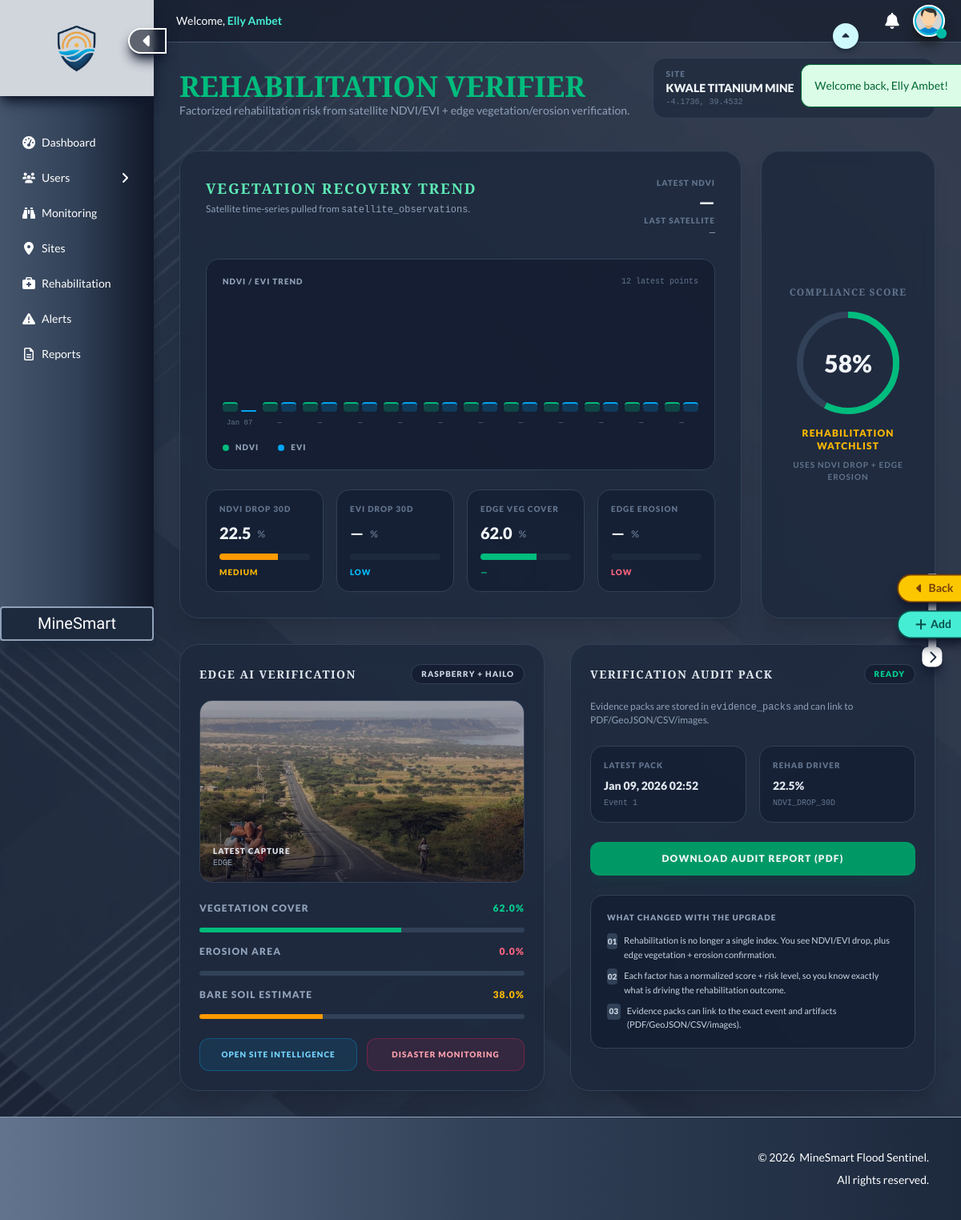
The page /rehabilitation (signed in) on the database its author committed.
### tables this page shows
CREATE TABLE sites (
  id INT AUTO_INCREMENT PRIMARY KEY,
  name VARCHAR(255) NOT NULL UNIQUE,
  site_code VARCHAR(50) NOT NULL UNIQUE,
  site_type ENUM('open_pit','underground','quarry','rehabilitation','processing') NOT NULL,
  country VARCHAR(100) NOT NULL DEFAULT 'Kenya',
  county VARCHAR(100) NOT NULL,
  coords JSON NOT NULL,
  elevation_m INT DEFAULT NULL,
  area_hectares DECIMAL(8,2) DEFAULT NULL,
  operational_status ENUM('active','inactive','rehabilitation','closed') NOT NULL DEFAULT 'active',
  risk_profile JSON DEFAULT NULL,
  image_link VARCHAR(255) DEFAULT NULL,
  user_id INT NOT NULL DEFAULT 1,
  created_at TIMESTAMP NOT NULL DEFAULT CURRENT_TIMESTAMP,
  updated_at TIMESTAMP NOT NULL DEFAULT CURRENT_TIMESTAMP ON UPDATE CURRENT_TIMESTAMP,
  INDEX(site_type),
  INDEX(county),
  INDEX(operational_status)
);

CREATE TABLE risk_event_factors (
  id BIGINT AUTO_INCREMENT PRIMARY KEY,
  event_id BIGINT NOT NULL,
  risk_type_id INT NOT NULL,
  layer ENUM('satellite','edge','fusion') NOT NULL,
  raw_value DECIMAL(14,6) DEFAULT NULL,
  normalized_score DECIMAL(6,2) NOT NULL DEFAULT 0.00,
  risk_level ENUM('low','medium','high') NOT NULL DEFAULT 'low',
  threshold_low DECIMAL(14,6) DEFAULT NULL,
  threshold_medium DECIMAL(14,6) DEFAULT NULL,
  threshold_high DECIMAL(14,6) DEFAULT NULL,
  evidence_url VARCHAR(512) DEFAULT NULL,
  note VARCHAR(255) DEFAULT NULL,
  created_at TIMESTAMP DEFAULT CURRENT_TIMESTAMP,
  FOREIGN KEY (event_id) REFERENCES risk_events(id) ON DELETE CASCADE,
  FOREIGN KEY (risk_type_id) REFERENCES risk_types(id) ON DELETE RESTRICT,
  INDEX idx_ref_event (event_id),
  INDEX idx_ref_event_layer (event_id, layer)
);

CREATE TABLE risk_types (
  id INT AUTO_INCREMENT PRIMARY KEY,
  code VARCHAR(64) NOT NULL UNIQUE,
  name VARCHAR(128) NOT NULL,
  layer ENUM('satellite','edge','fusion') NOT NULL,
  unit VARCHAR(32) DEFAULT NULL,
  description TEXT DEFAULT NULL,
  severity_weight DECIMAL(6,3) NOT NULL DEFAULT 1.000,
  created_at TIMESTAMP DEFAULT CURRENT_TIMESTAMP
);

CREATE TABLE evidence_packs (
  id BIGINT AUTO_INCREMENT PRIMARY KEY,
  site_id INT NOT NULL,
  event_id BIGINT DEFAULT NULL,
  status ENUM('queued','building','ready','failed') NOT NULL DEFAULT 'queued',
  pdf_url VARCHAR(512) DEFAULT NULL,
  geojson_url VARCHAR(512) DEFAULT NULL,
  csv_url VARCHAR(512) DEFAULT NULL,
  images_zip_url VARCHAR(512) DEFAULT NULL,
  created_at TIMESTAMP DEFAULT CURRENT_TIMESTAMP,
  FOREIGN KEY (site_id) REFERENCES sites(id) ON DELETE CASCADE,
  FOREIGN KEY (event_id) REFERENCES risk_events(id) ON DELETE SET NULL,
  INDEX idx_evidence_site_time (site_id, created_at)
);

### app/views/rehabilitation/index.php (the view, shortened to what the rows shown need)
<?php
  require __DIR__ . '/../../helpers/online_connector.php';
  require __DIR__ . '/../../helpers/risk_processor.php';
  $site_id = (int)($_GET['id'] ?? 1);
  $site_stmt = $pdo->prepare("SELECT * FROM sites WHERE id = ? LIMIT 1");
  $site_stmt->execute([$site_id]);
  $site = $site_stmt->fetch(PDO::FETCH_ASSOC);
  $packet = ms_get_site_risk_packet($site_id, $pdo);
  $factors = $packet['factors'] ?? [];
  $latest_sat = $packet['latest_satellite'] ?? [];
  $latest_edge = $packet['latest_edge'] ?? [];
  $coords = json_decode($site['coords'] ?? '', true);
  $lat = 0.0;
  $lng = 0.0;
  if(is_array($coords)) {
    if(isset($coords['lat']) && isset($coords['lng'])) {
      $lat = (float)$coords['lat'];
      $lng = (float)$coords['lng'];
    } elseif(isset($coords[0]) && isset($coords[1])) {
      $lng = (float)$coords[0];
      $lat = (float)$coords[1];
    }
  }
  function ms_factor_code($f) {
    if(isset($f['code'])) return (string)$f['code'];
    return '';
  }
  function ms_factor_value($f) {
    if(isset($f['raw_value'])) return $f['raw_value'];
    return null;
  }
  function ms_factor_unit($f) {
    if(isset($f['unit'])) return (string)$f['unit'];
    return '';
  }
  function ms_factor_score($f) {
    if(isset($f['normalized_score'])) return (float)$f['normalized_score'];
    return 0.0;
  }
  function ms_factor_level($f) {
    if(isset($f['risk_level'])) return (string)$f['risk_level'];
    return 'low';
  }
  function ms_level_color($lvl) {
    if($lvl === 'medium') return 'text-amber-400';
    return 'text-emerald-400';
  }
  function ms_level_bar($lvl) {
    if($lvl === 'medium') return 'bg-amber-500';
    return 'bg-emerald-500';
  }
  function ms_find_factor($factors, $code) {
    foreach($factors as $f) {
      if(ms_factor_code($f) === $code) return $f;
    }
    return null;
  }
  function ms_percent_width($score) {
    $s = (float)$score;
    return $s;
  }
  function ms_fmt_dt($s) {
    if(!$s) return '—';
    $t = strtotime($s);
    return date('M d, Y H:i', $t);
  }
  $f_ndvi = ms_find_factor($factors, 'NDVI_DROP_30D');
  $f_veg = ms_find_factor($factors, 'EDGE_VEG_COVER_PCT');
  $f_eros = ms_find_factor($factors, 'EDGE_EROSION_AREA_PCT');
  $ndvi_drop = $f_ndvi ? ms_factor_value($f_ndvi) : ($latest_sat['ndvi_drop_30d_pct'] ?? null);
  $veg_cover = $f_veg ? ms_factor_value($f_veg) : ($latest_edge['veg_cover_pct'] ?? null);
  $erosion = $f_eros ? ms_factor_value($f_eros) : ($latest_edge['erosion_area_pct'] ?? null);
  $rehab_risk_score = $f_ndvi ? ms_factor_score($f_ndvi) : 0.0;
  $rehab_risk_level = $f_ndvi ? ms_factor_level($f_ndvi) : 'low';
  $rehab_status = 'REHABILITATION ON TRACK';
  $rehab_status_color = 'text-emerald-400';
  if($rehab_risk_level === 'high' || $rehab_risk_score >= 70) {
    $rehab_status = 'REHABILITATION AT RISK';
    $rehab_status_color = 'text-rose-400';
  } elseif($rehab_risk_level === 'medium' || $rehab_risk_score >= 40) {
    $rehab_status = 'REHABILITATION WATCHLIST';
    $rehab_status_color = 'text-amber-400';
  }
  $ndvi_unit = $f_ndvi ? ms_factor_unit($f_ndvi) : '%';
  $veg_unit = $f_veg ? ms_factor_unit($f_veg) : '%';
  $pack_stmt = $pdo->prepare("
    SELECT *
    FROM evidence_packs
    WHERE site_id = ?
    ORDER BY created_at DESC
    LIMIT 1
  ");
  $pack_stmt->execute([$site_id]);
  $latest_pack = $pack_stmt->fetch(PDO::FETCH_ASSOC) ?: [];
  $pack_status = $latest_pack['status'] ?? 'queued';
  $pack_badge = 'text-slate-300';
  if($pack_status === 'ready') $pack_badge = 'text-emerald-400';
  $ndvi_drop_txt = $ndvi_drop === null ? '—' : (is_numeric($ndvi_drop) ? number_format((float)$ndvi_drop, 1) : (string)$ndvi_drop);
  $veg_txt = $veg_cover === null ? '—' : (is_numeric($veg_cover) ? number_format((float)$veg_cover, 1) : (string)$veg_cover);
  $veg_pct = $veg_cover === null ? 0.0 : (float)$veg_cover;
  $eros_pct = $erosion === null ? 0.0 : (float)$erosion;
  $bare_soil = 100.0 - $veg_pct;
  $comp = 100.0 - (0.65 * ms_percent_width($rehab_risk_score) + 0.35 * ms_percent_width($eros_pct));
  $comp_ring = 376.8;
  $comp_offset = $comp_ring - ($comp_ring * ($comp / 100.0));
?>
<!DOCTYPE html>
<html lang="en">
  <head>
    <link href="<?php echo ROOT_URL; ?>/assets/css/output.css" rel="stylesheet">
  </head>
  <body class="relative bg-slate-900 text-slate-100 max-w-full overflow-x-hidden">
    <main id="mainContent" class="relative min-h-screen w-[calc(100%-12rem)] ml-auto flex-1 flex flex-col overflow-hidden transition-all duration-500 ease-in-out">
      <section class="overflow-y-auto p-8 flex-grow pt-18">
        <div class="flex flex-col md:flex-row md:items-end md:justify-between gap-6 mb-10">
          <div>
            <h1 class="text-4xl font-black text-emerald-500">REHABILITATION VERIFIER</h1>
          </div>
          <div class="flex items-center gap-3 bg-slate-800/70 backdrop-blur-md px-4 py-3 rounded-2xl border border-slate-700">
            <div>
              <div class="text-[10px] uppercase tracking-widest font-black text-slate-500">Site</div>
              <div class="text-sm font-black uppercase"><?= htmlspecialchars($site['name'] ?? ('Site #' . $site_id)) ?></div>
              <div class="text-[10px] font-mono text-slate-500"><?= number_format($lat, 4) ?>, <?= number_format($lng, 4) ?></div>
            </div>
          </div>
        </div>
        <div class="grid grid-cols-1 lg:grid-cols-4 gap-6 mb-8">
          <div class="lg:col-span-3 bg-slate-800/80 backdrop-blur-md p-8 rounded-3xl border border-slate-700 shadow-xl">
            <div class="grid grid-cols-1 md:grid-cols-4 gap-4 mt-6">
              <div class="bg-slate-900/50 rounded-2xl border border-slate-700 p-4">
                <div class="text-[10px] uppercase tracking-widest font-black text-slate-500">NDVI Drop 30d</div>
                <div class="mt-2 flex items-end gap-2">
                  <div class="text-xl font-black text-slate-100"><?= $ndvi_drop_txt ?></div>
                  <div class="text-xs font-bold text-slate-500 mb-1"><?= htmlspecialchars($ndvi_unit) ?></div>
                </div>
                <div class="mt-3 h-2 bg-slate-800 rounded-full overflow-hidden">
                  <div class="<?= ms_level_bar($rehab_risk_level) ?> h-full" style="width: <?= ms_percent_width($rehab_risk_score) ?>%"></div>
                </div>
                <div class="mt-2 text-[10px] uppercase tracking-widest font-black <?= ms_level_color($rehab_risk_level) ?>"><?= htmlspecialchars($rehab_risk_level) ?></div>
              </div>
              <div class="bg-slate-900/50 rounded-2xl border border-slate-700 p-4">
                <div class="mt-2 flex items-end gap-2">
                  <div class="text-xl font-black text-slate-100"><?= $veg_txt ?></div>
                  <div class="text-xs font-bold text-slate-500 mb-1"><?= htmlspecialchars($veg_unit) ?></div>
                </div>
              </div>
            </div>
          </div>
          <div class="bg-slate-800/80 backdrop-blur-md p-8 rounded-3xl border border-slate-700 shadow-xl flex flex-col justify-center items-center text-center">
            <h3 class="text-xs font-black text-slate-500 uppercase mb-4 tracking-widest">Compliance Score</h3>
            <div class="relative w-32 h-32 flex items-center justify-center">
              <svg class="w-full h-full rotate-[-90deg]">
                <circle cx="64" cy="64" r="60" stroke="currentColor" stroke-width="8" fill="transparent" class="text-slate-700" />
                <circle cx="64" cy="64" r="60" stroke="currentColor" stroke-width="8" fill="transparent" stroke-dasharray="<?= $comp_ring ?>" stroke-dashoffset="<?= $comp_offset ?>" class="text-emerald-500" />
              </svg>
              <span class="absolute text-3xl font-black"><?= number_format($comp, 0) ?>%</span>
            </div>
            <p class="mt-4 text-xs font-black uppercase tracking-widest <?= $rehab_status_color ?>"><?= htmlspecialchars($rehab_status) ?></p>
            <p class="mt-2 text-[10px] text-slate-500 uppercase tracking-widest font-bold">Uses NDVI drop + edge erosion</p>
          </div>
        </div>
        <div class="grid grid-cols-1 md:grid-cols-2 gap-8">
          <div class="bg-slate-800/80 backdrop-blur-md p-6 rounded-3xl border border-slate-700 shadow-xl">
            <div class="mt-6 space-y-4">
              <div class="flex justify-between text-xs font-black uppercase tracking-widest">
                <span class="text-slate-400">Vegetation cover</span>
                <span class="text-emerald-400"><?= number_format($veg_pct, 1) ?>%</span>
              </div>
              <div class="flex justify-between text-xs font-black uppercase tracking-widest">
                <span class="text-slate-400">Bare soil estimate</span>
                <span class="text-amber-400"><?= number_format($bare_soil, 1) ?>%</span>
              </div>
            </div>
          </div>
          <div class="bg-slate-800/80 backdrop-blur-md p-6 rounded-3xl border border-slate-700 shadow-xl">
            <div class="flex items-center justify-between mb-5">
              <h4 class="text-sm font-black uppercase tracking-widest text-slate-200">Verification Audit Pack</h4>
              <span class="px-3 py-1 rounded-full text-[10px] font-black uppercase tracking-widest border border-slate-700 bg-slate-900/60 <?= $pack_badge ?>"><?= htmlspecialchars($pack_status) ?></span>
            </div>
            <div class="grid grid-cols-2 gap-4">
              <div class="bg-slate-900/50 rounded-2xl border border-slate-700 p-4">
                <div class="text-[10px] uppercase tracking-widest font-black text-slate-500">Latest pack</div>
                <div class="mt-2 text-sm font-black text-slate-200"><?= ms_fmt_dt($latest_pack['created_at'] ?? null) ?></div>
                <div class="mt-1 text-[10px] font-mono text-slate-500">Event <?= htmlspecialchars((string)($latest_pack['event_id'] ?? '—')) ?></div>
              </div>
              <div class="bg-slate-900/50 rounded-2xl border border-slate-700 p-4">
                <div class="text-[10px] uppercase tracking-widest font-black text-slate-500">Rehab driver</div>
                <div class="mt-2 text-sm font-black text-slate-200"><?= $ndvi_drop_txt ?><?= htmlspecialchars($ndvi_unit) ?></div>
                <div class="mt-1 text-[10px] font-mono text-slate-500">NDVI_DROP_30D</div>
              </div>
            </div>
          </div>
        </div>
      </section>
    </main>
  </body>
</html>

### rows shown on the page
sites: name "KWALE TITANIUM MINE", coords "-4.1736", coords "39.4532"
risk_event_factors: raw_value "22.5", risk_level "MEDIUM", normalized_score "58", rehab_status "REHABILITATION WATCHLIST"
risk_types: unit "%"
risk_event_factors: raw_value "62.0", raw_value "38.0"
risk_types: unit "%"
evidence_packs: status "READY", created_at "Jan 09, 2026 02:52", event "1"

### other values the page prints
$message['text'] "Welcome back, Elly Ambet!"
$currentUser['full_name'] "Elly Ambet"
$ndvi_now_txt "—"
ms_fmt_dt($latest_sat['observed_at'] ?? null) "—"
$label "Jan 07"
$label "—"
$evi_drop_txt "—"
$f_evi ? ms_factor_level($f_evi) : 'low' "LOW"
ms_fmt_dt($latest_edge['observed_at'] ?? null) "—"
$eros_txt "—"
$eros_unit "%"
$eros_pct > 20 ? 'watchlist' : 'low' "LOW"
$latest_edge['device_id'] "EDGE"
$eros_pct "0.0"
